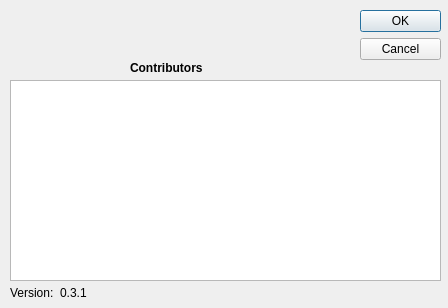
<?xml version="1.0" encoding="UTF-8"?>
<ui version="4.0">
 <class>About</class>
 <widget class="QDialog" name="About">
  <property name="geometry">
   <rect>
    <x>0</x>
    <y>0</y>
    <width>448</width>
    <height>308</height>
   </rect>
  </property>
  <property name="windowTitle">
   <string>Dialog</string>
  </property>
  <property name="windowIcon">
   <iconset>
    <normaloff>../../../../../../mnt/safer/home/jpuchky/Projects/grive/icon/32x32/32x32.png</normaloff>../../../../../../mnt/safer/home/jpuchky/Projects/grive/icon/32x32/32x32.png</iconset>
  </property>
  <widget class="QDialogButtonBox" name="buttonBox">
   <property name="geometry">
    <rect>
     <x>360</x>
     <y>10</y>
     <width>81</width>
     <height>221</height>
    </rect>
   </property>
   <property name="orientation">
    <enum>Qt::Vertical</enum>
   </property>
   <property name="standardButtons">
    <set>QDialogButtonBox::Cancel|QDialogButtonBox::Ok</set>
   </property>
  </widget>
  <widget class="QListWidget" name="listWidget">
   <property name="geometry">
    <rect>
     <x>10</x>
     <y>80</y>
     <width>431</width>
     <height>201</height>
    </rect>
   </property>
  </widget>
  <widget class="QLabel" name="label">
   <property name="geometry">
    <rect>
     <x>10</x>
     <y>285</y>
     <width>56</width>
     <height>15</height>
    </rect>
   </property>
   <property name="text">
    <string>Version:</string>
   </property>
  </widget>
  <widget class="QLabel" name="version">
   <property name="geometry">
    <rect>
     <x>60</x>
     <y>285</y>
     <width>56</width>
     <height>15</height>
    </rect>
   </property>
   <property name="text">
    <string>0.3.1</string>
   </property>
  </widget>
  <widget class="QLabel" name="label_2">
   <property name="geometry">
    <rect>
     <x>130</x>
     <y>60</y>
     <width>91</width>
     <height>16</height>
    </rect>
   </property>
   <property name="font">
    <font>
     <weight>75</weight>
     <bold>true</bold>
    </font>
   </property>
   <property name="text">
    <string>Contributors</string>
   </property>
  </widget>
  <widget class="QLabel" name="label_3">
   <property name="geometry">
    <rect>
     <x>0</x>
     <y>10</y>
     <width>121</width>
     <height>121</height>
    </rect>
   </property>
   <property name="text">
    <string/>
   </property>
   <property name="pixmap">
    <pixmap>../../../../../../mnt/safer/home/jpuchky/Projects/grive/icon/128x128/128x128.png</pixmap>
   </property>
  </widget>
 </widget>
 <resources/>
 <connections>
  <connection>
   <sender>buttonBox</sender>
   <signal>accepted()</signal>
   <receiver>About</receiver>
   <slot>accept()</slot>
   <hints>
    <hint type="sourcelabel">
     <x>248</x>
     <y>254</y>
    </hint>
    <hint type="destinationlabel">
     <x>157</x>
     <y>274</y>
    </hint>
   </hints>
  </connection>
  <connection>
   <sender>buttonBox</sender>
   <signal>rejected()</signal>
   <receiver>About</receiver>
   <slot>reject()</slot>
   <hints>
    <hint type="sourcelabel">
     <x>316</x>
     <y>260</y>
    </hint>
    <hint type="destinationlabel">
     <x>286</x>
     <y>274</y>
    </hint>
   </hints>
  </connection>
 </connections>
</ui>
